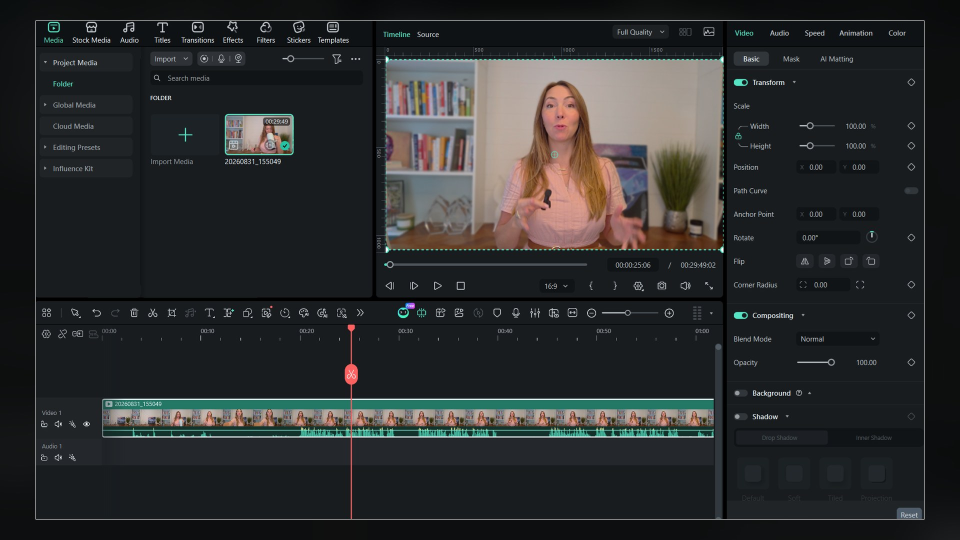
#> input picture images/step-01.jpg, 1920 x 1080 px (shown at 1/2 size)
$ python -i build_images.py   (imports and definitions only)
#> lines starting #> are read from the running program, lines starting #| are printed output that depends on the picture
"""
Turn the raw screenshots into consistent 16:9 cards for the site.

Per image:
  1. trim flat white/black dead borders (one shot was 45% empty page)
  2. scale the real content as large as it will go inside the frame
  3. fill the leftover with a blurred, darkened copy of the shot itself,
     so a square or ultra-wide grab still reads as a finished card
"""
import os, glob
import numpy as np
from PIL import Image, ImageFilter, ImageEnhance

SRC = r"C:\Users\ACER NITRO-Pc\Desktop\1 Testing\photos"
DST = r"C:\Users\ACER NITRO-Pc\Desktop\1 Testing\editing pattern\site\images"

W, H = 1920, 1080          # card size
PAD = 42                   # breathing room around the content
FG_W, FG_H = W - PAD * 2, H - PAD * 2


def dead(line):
    return line.std() < 4.0 and (line.mean() > 238 or line.mean() < 18)


def content_box(im):
    a = np.asarray(im.convert("L"), dtype=np.float32)
    h, w = a.shape
    top = 0
    while top < h - 1 and dead(a[top]):
        top += 1
    bot = h - 1
    while bot > top and dead(a[bot]):
        bot -= 1
    left = 0
    while left < w - 1 and dead(a[:, left]):
        left += 1
    right = w - 1
    while right > left and dead(a[:, right]):
        right -= 1
    return (left, top, right + 1, bot + 1)


def fit(im, bw, bh):
    r = min(bw / im.width, bh / im.height)
    return im.resize((max(1, int(round(im.width * r))),
                      max(1, int(round(im.height * r)))), Image.LANCZOS)


def cover(im, bw, bh):
    r = max(bw / im.width, bh / im.height)
    big = im.resize((int(round(im.width * r)), int(round(im.height * r))), Image.LANCZOS)
    x = (big.width - bw) // 2
    y = (big.height - bh) // 2
    return big.crop((x, y, x + bw, y + bh))


def build(path, out):
#> called with path = '../images/step-01.jpg', out = 'out.png'
    im = Image.open(path).convert("RGB")
#> im is the input picture: PIL image 1920x1080 RGB; mean R, G, B 43.6, 45.3, 45.8
    ow, oh = im.size
#> ow = 1920; oh = 1080

    box = content_box(im)
#> in content_box, `a = np.asarray(im.convert("L"), dtype=np.float32)`:
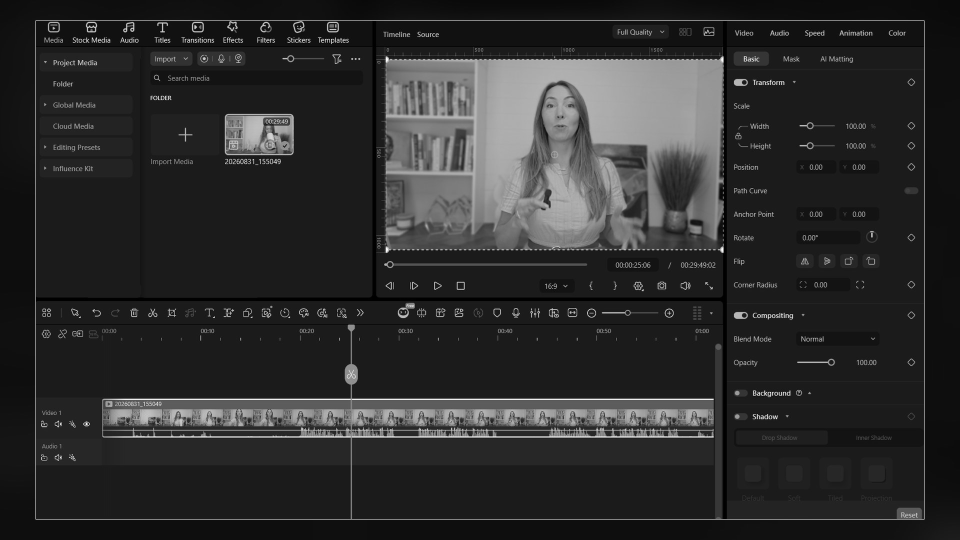
#> a: shape (1080, 1920) float32 (shown at 1/2 size); min 0, max 255, mean 44.8
#> the loop in content_box, `while top < h - 1 and dead(a[top]):` made 41 passes
#> after the loop in content_box, `while top < h - 1 and dead(a[top]):`: top = 41
#> in content_box, `bot = h - 1`: bot = 1079
#> the loop in content_box, `while bot > top and dead(a[bot]):` made 41 passes
#> bot on passes 1 to 12: 1078, 1077, 1076, 1075, 1074, 1073, 1072, 1071, 1070, 1069, 1068, 1067
#> after the loop in content_box, `while bot > top and dead(a[bot]):`: bot = 1038
#> in content_box, `left = 0`: left = 0
#> the loop in content_box, `while left < w - 1 and dead(a[:, left]):` made 71 passes
#> after the loop in content_box, `while left < w - 1 and dead(a[:, left]):`: left = 71
#> in content_box, `right = w - 1`: right = 1919
#> the loop in content_box, `while right > left and dead(a[:, right]):` made 71 passes
#> right on passes 1 to 12: 1918, 1917, 1916, 1915, 1914, 1913, 1912, 1911, 1910, 1909, 1908, 1907
#> after the loop in content_box, `while right > left and dead(a[:, right]):`: right = 1848
#> box = (71, 41, 1849, 1039)
    im = im.crop(box)
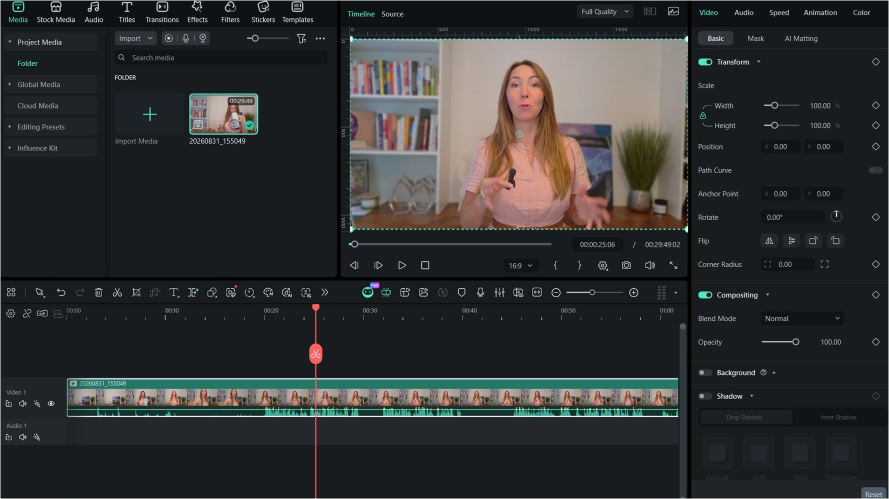
#> im: PIL image 1778x998 RGB (shown at 1/2 size); mean R, G, B 48.6, 50.4, 50.8
    tw, th = im.size
#> tw = 1778; th = 998

    # background: the shot itself, blown up, blurred, pushed back
    bg = cover(im, W, H).filter(ImageFilter.GaussianBlur(38))
#> in cover, `return big.crop((x, y, x + bw, y + bh))`:
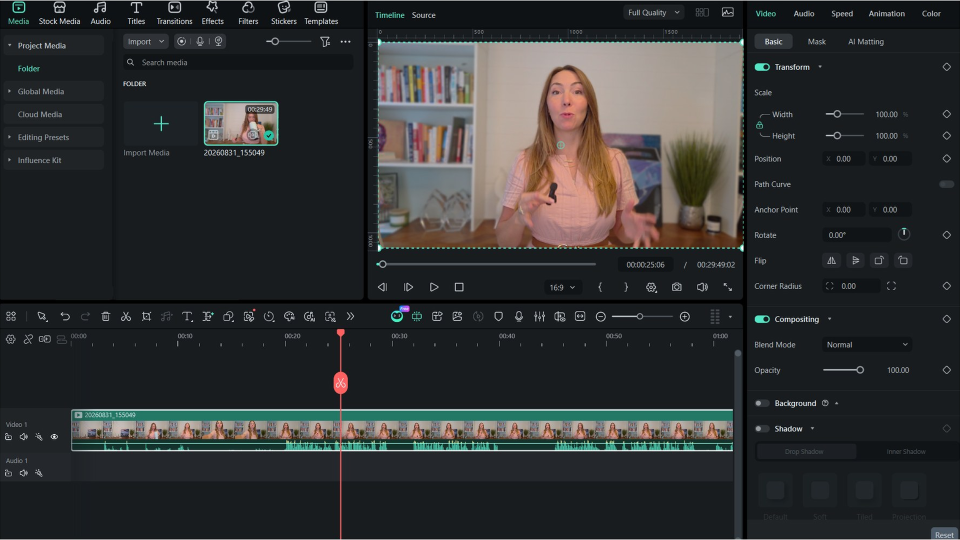
#> returned value: PIL image 1920x1080 RGB (shown at 1/2 size); mean R, G, B 48.4, 50.1, 50.6
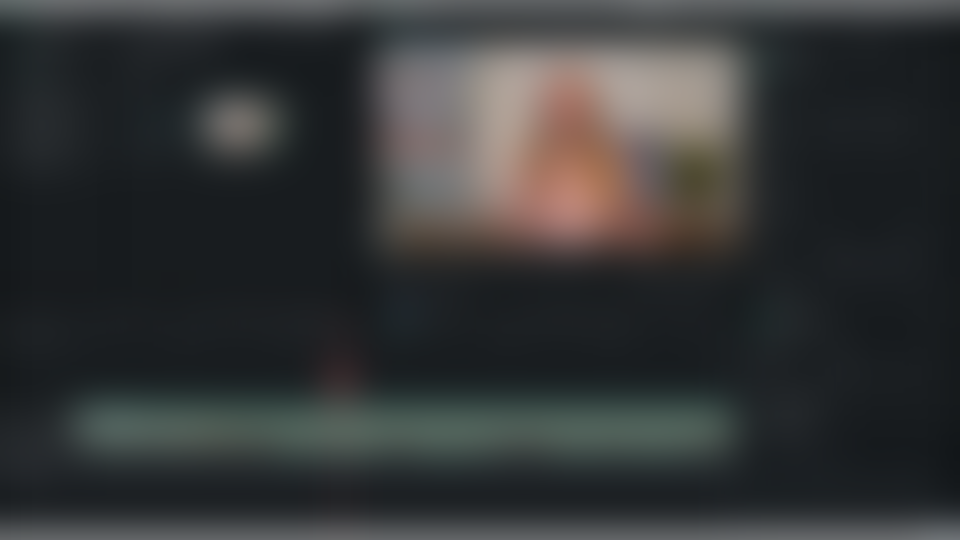
#> bg: PIL image 1920x1080 RGB (shown at 1/2 size); mean R, G, B 53, 54.7, 55.1
    bg = ImageEnhance.Brightness(bg).enhance(0.52)
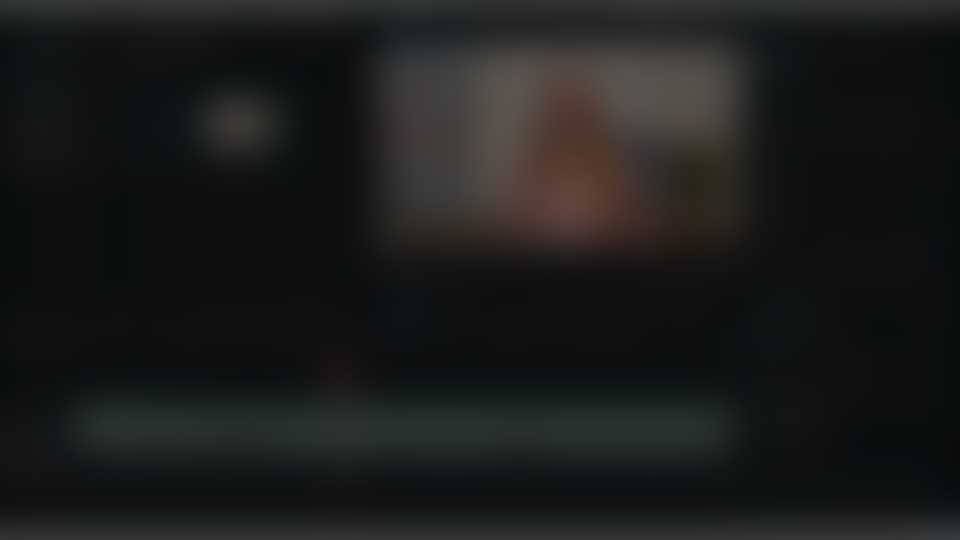
#> bg: PIL image 1920x1080 RGB (shown at 1/2 size); mean R, G, B 27.1, 28, 28.2
    bg = ImageEnhance.Color(bg).enhance(0.55)

    fg = fit(im, FG_W, FG_H)
    x = (W - fg.width) // 2
#> x = 73
    y = (H - fg.height) // 2
#> y = 42

    # hairline so the shot separates from the blur behind it
    edge = Image.new("RGB", (fg.width + 2, fg.height + 2), (255, 255, 255))
#> edge: PIL image 1776x998 RGB; every value is 255
    bg.paste(edge, (x - 1, y - 1))
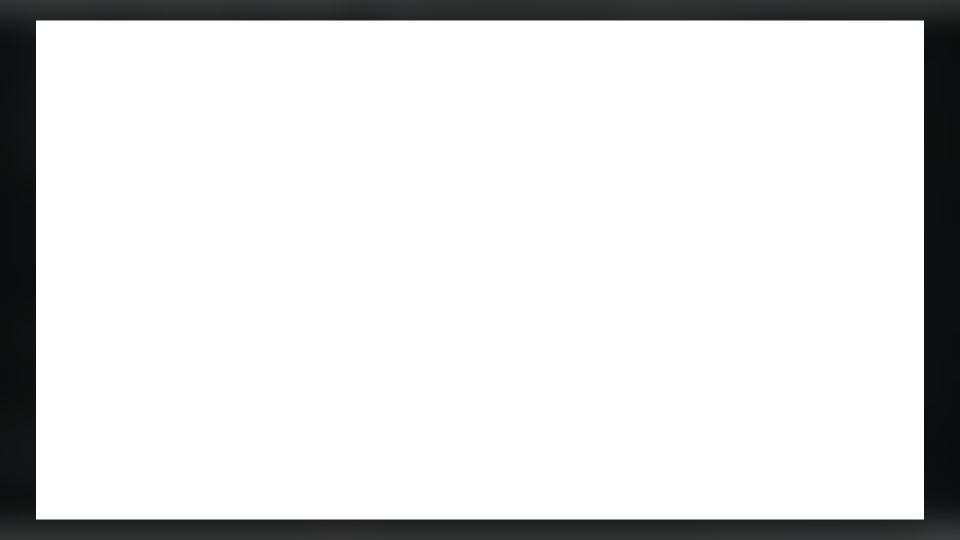
#> bg: PIL image 1920x1080 RGB (shown at 1/2 size); mean R, G, B 222, 222.3, 222.4
    bg.paste(fg, (x, y))
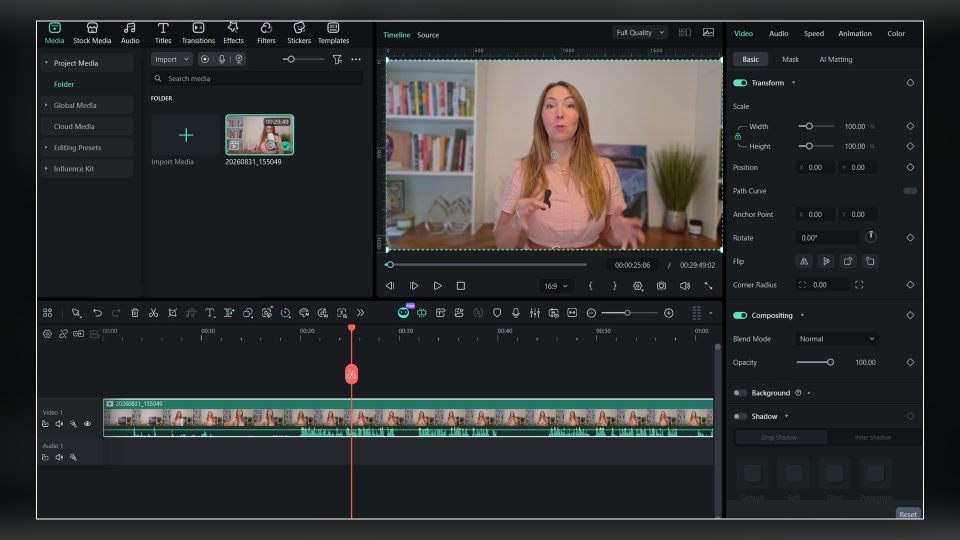
#> bg: PIL image 1920x1080 RGB (shown at 1/2 size); mean R, G, B 46.2, 47.9, 48.4

    bg.save(out, "JPEG", quality=88, optimize=True, progressive=True)
    return ow, oh, tw, th, fg.width, fg.height, os.path.getsize(out)


# [2 lines not run here, left out]

files = sorted(glob.glob(os.path.join(SRC, "*.png")),
               key=lambda x: int(os.path.basename(x).split()[0]))

# [2 lines not run here, left out]
total = 0
# [12 lines not run here, left out]

>>> result = build('../images/step-01.jpg', 'out.png')

$ run again, on images/step-05.jpg
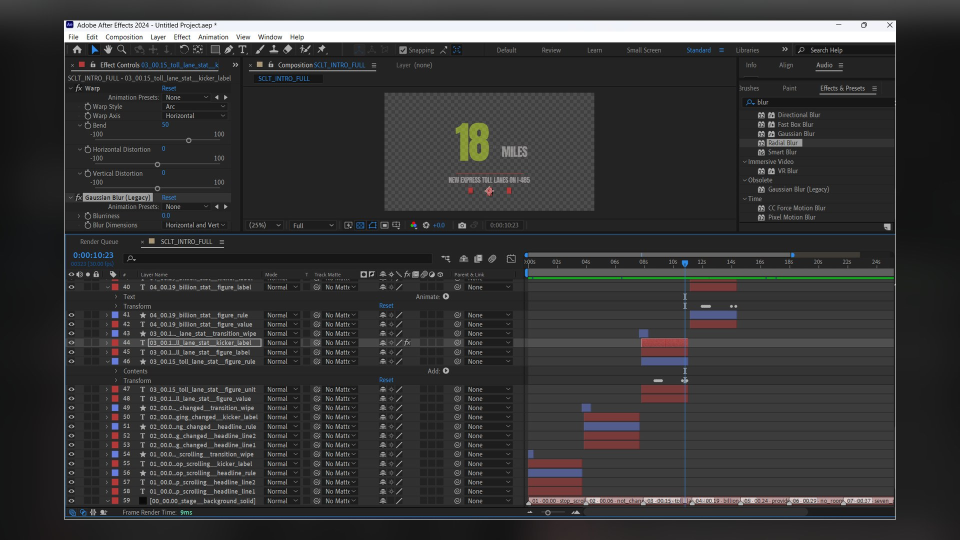
#> input picture images/step-05.jpg, 1920 x 1080 px (shown at 1/2 size)
#> in build, im is the input picture: PIL image 1920x1080 RGB; mean R, G, B 54.4, 54, 54.3
#> in content_box, `a = np.asarray(im.convert("L"), dtype=np.float32)`:
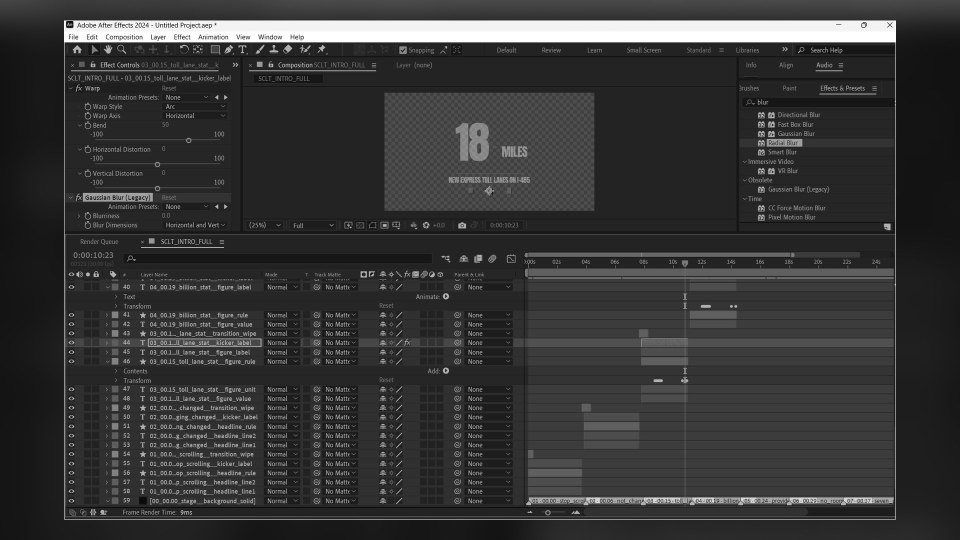
#> a: shape (1080, 1920) float32 (shown at 1/2 size); min 0, max 255, mean 54.2
#> after the loop in content_box, `while top < h - 1 and dead(a[top]):`: top = 0
#> in content_box, `bot = h - 1`: bot = 1079
#> in content_box, `left = 0`: left = 0
#> in content_box, `right = w - 1`: right = 1919
#> box = (0, 0, 1920, 1080)
#> edge: PIL image 1773x998 RGB; every value is 255
#> in build, `bg.paste(fg, (x, y))`:
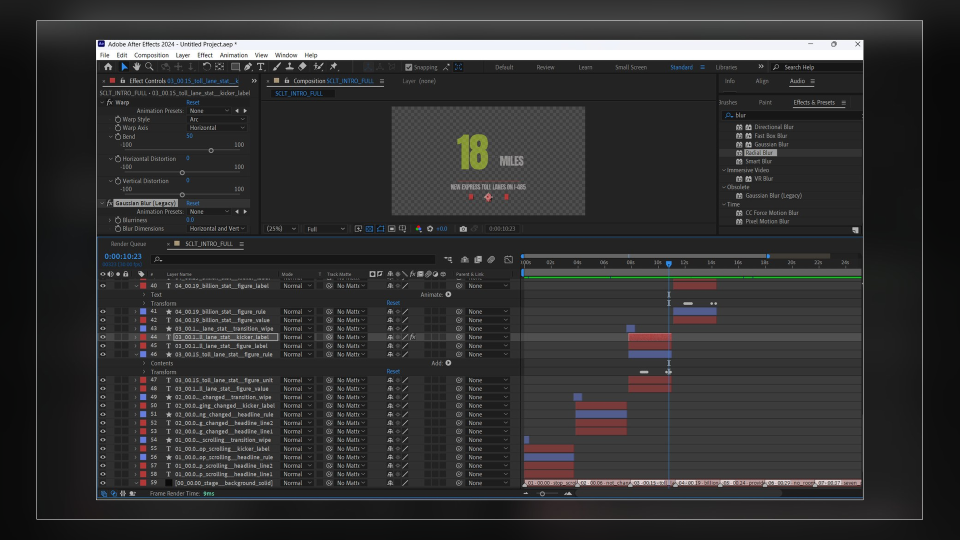
#> bg: PIL image 1920x1080 RGB (shown at 1/2 size); mean R, G, B 50.5, 50.3, 50.5

$ run again, on images/step-06.jpg
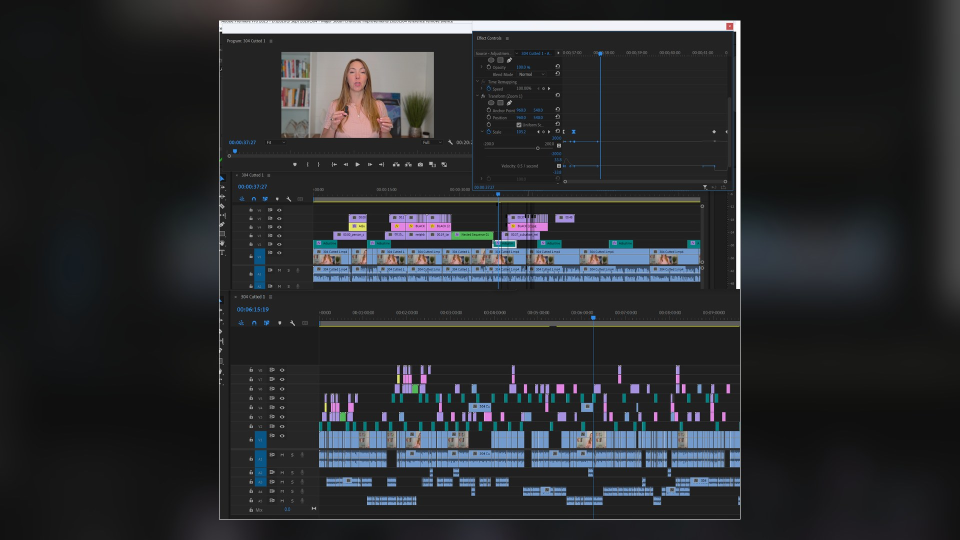
#> input picture images/step-06.jpg, 1920 x 1080 px (shown at 1/2 size)
#> in build, im is the input picture: PIL image 1920x1080 RGB; mean R, G, B 41.7, 43.6, 46.4
#> in content_box, `a = np.asarray(im.convert("L"), dtype=np.float32)`:
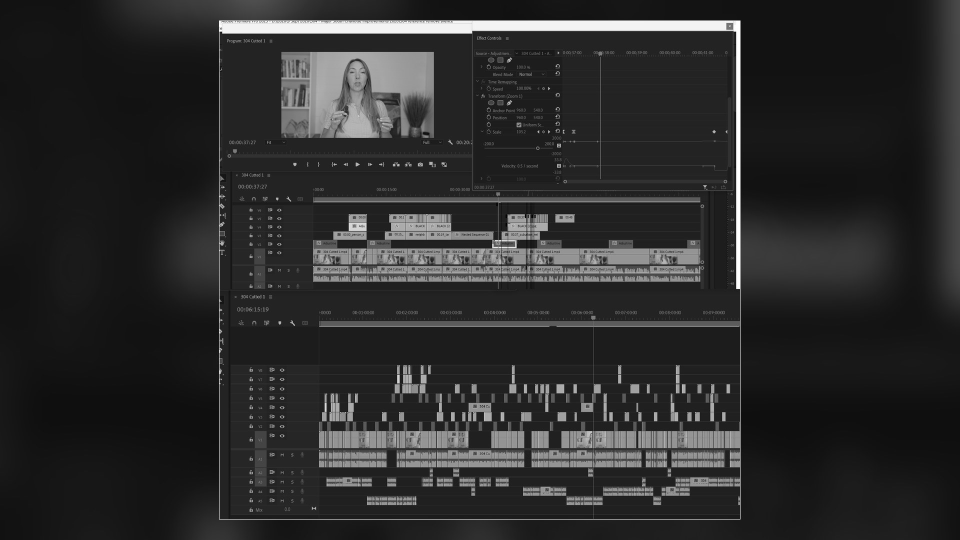
#> a: shape (1080, 1920) float32 (shown at 1/2 size); min 0, max 255, mean 43.3
#> after the loop in content_box, `while top < h - 1 and dead(a[top]):`: top = 0
#> in content_box, `bot = h - 1`: bot = 1079
#> in content_box, `left = 0`: left = 0
#> in content_box, `right = w - 1`: right = 1919
#> box = (0, 0, 1920, 1080)
#> edge: PIL image 1773x998 RGB; every value is 255
#> in build, `bg.paste(fg, (x, y))`:
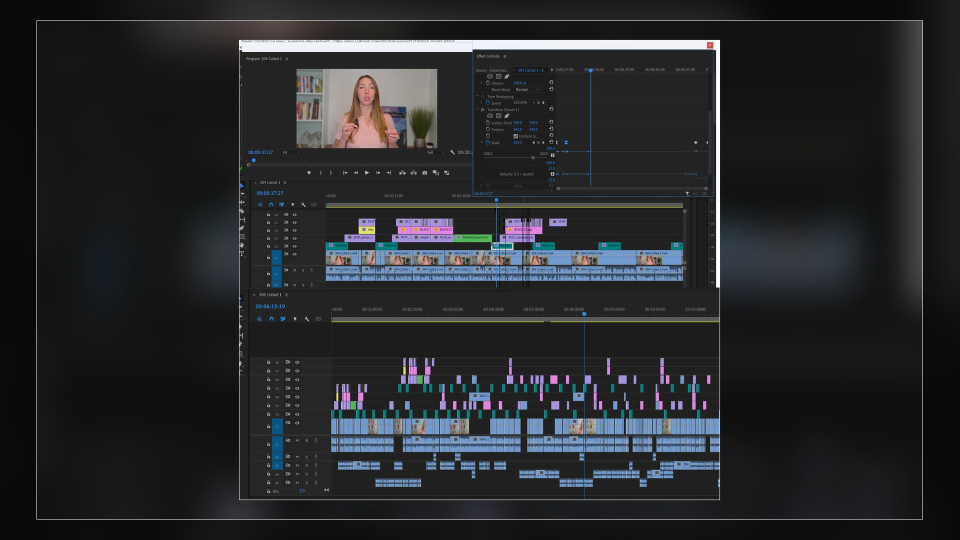
#> bg: PIL image 1920x1080 RGB (shown at 1/2 size); mean R, G, B 38.7, 40.3, 42.7

$ run again, on images/step-07.jpg
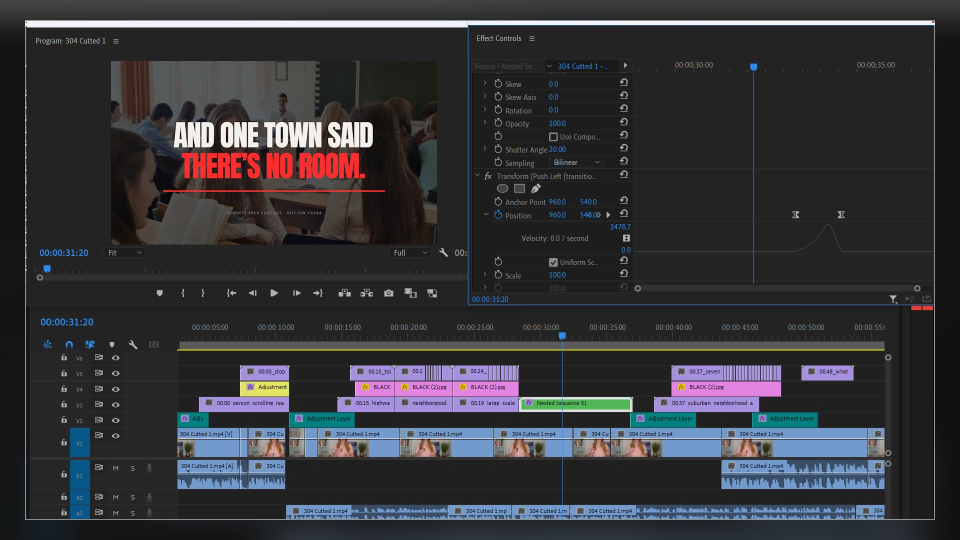
#> input picture images/step-07.jpg, 1920 x 1080 px (shown at 1/2 size)
#> in build, im is the input picture: PIL image 1920x1080 RGB; mean R, G, B 53, 53.3, 57.5
#> after the loop in content_box, `while top < h - 1 and dead(a[top]):`: top = 0
#> in content_box, `bot = h - 1`: bot = 1079
#> in content_box, `left = 0`: left = 0
#> in content_box, `right = w - 1`: right = 1919
#> box = (0, 0, 1920, 1080)
#> edge: PIL image 1773x998 RGB; every value is 255
#> in build, `bg.paste(fg, (x, y))`:
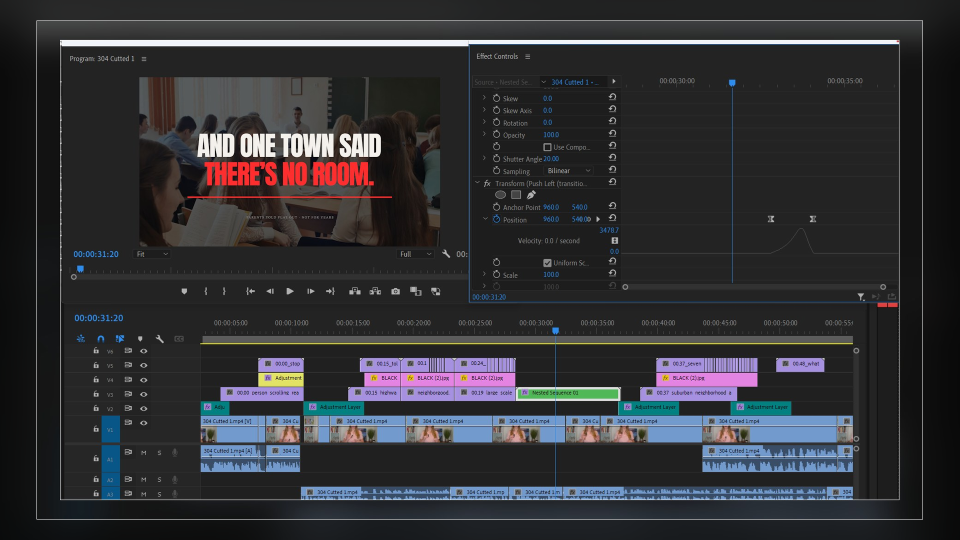
#> bg: PIL image 1920x1080 RGB (shown at 1/2 size); mean R, G, B 49, 49.4, 53.1
